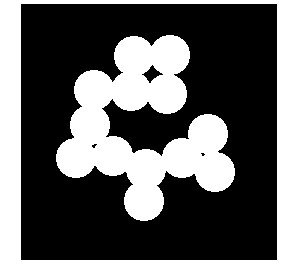
#> input picture Chapter 10/Images/circles.jpg, 295 x 269 px, found by its file name
$ python Applying10percentnoise.py
#> lines starting #> are read from the running program, lines starting #| are printed output that depends on the picture; after the words box and inside, x2 and y2 are one past the last pixel; in counts of white or black regions, pixels touching at a corner belong together
import skimage.io as io
import numpy as np
import matplotlib.pyplot as plt


c=io.imread('D://Dataset//circles.jpg').astype('bool')*1
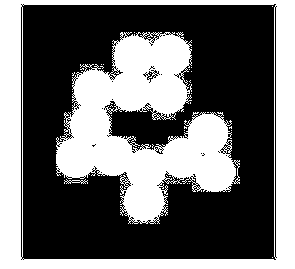
#> c: shape (269, 295, 3) int64; values 0 (black) and 1 (white), 41.6% white; 35 white regions (32 under 20 px), largest, box (x1, y1, x2, y2) and area: (56, 32, 240, 224) 17771, (0, 0, 295, 269) 15085, (64, 179, 88, 184) 50
x=np.random.random_sample(c.shape)
c[np.nonzero(x>0.95)]=0
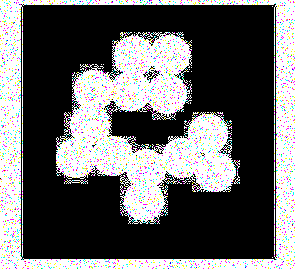
#> c: shape (269, 295, 3) int64; 5.88% of pixels changed, all inside (x1, y1, x2, y2) = (0, 0, 295, 269); drawn with 1 as white
c[np.nonzero(x<=0.95)]=1
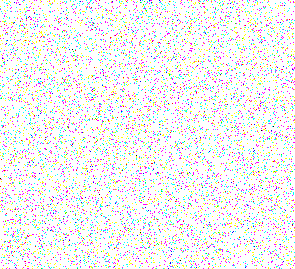
#> c: shape (269, 295, 3) int64; mean R, G, B 0.951, 0.95, 0.95; drawn with 1 as white

plt.imshow(c, cmap='gray')

plt.show()

$ run again, with Chapter 10/Images/nicework.png saved as Chapter 10/Images/circles.jpg
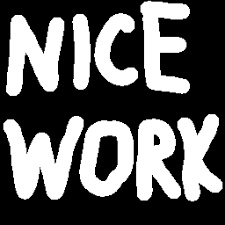
#> input picture Chapter 10/Images/nicework.png, 225 x 225 px, found by its file name
#> `c=io.imread('D://Dataset//circles.jpg').astype('bool')*1`:
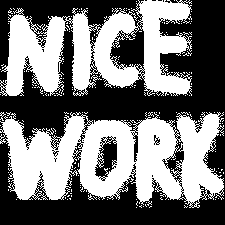
#> c: shape (225, 225, 3) int64; values 0 (black) and 1 (white), 47.3% white; 169 white regions (166 under 20 px), largest, box (x1, y1, x2, y2) and area: (0, 112, 224, 208) 13294, (0, 0, 192, 96) 10236, (91, 75, 102, 82) 23
#> `c[np.nonzero(x<=0.95)]=1`:
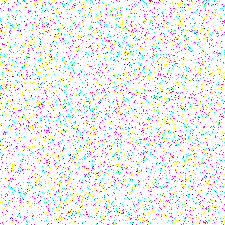
#> c: shape (225, 225, 3) int64; mean R, G, B 0.951, 0.951, 0.949; drawn with 1 as white
